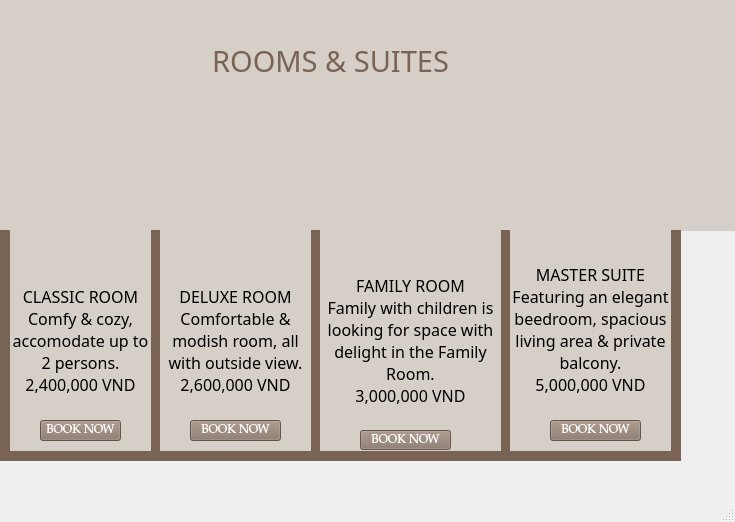
<?xml version="1.0" encoding="UTF-8"?>
<ui version="4.0">
 <class>MainWindow</class>
 <widget class="QMainWindow" name="MainWindow">
  <property name="geometry">
   <rect>
    <x>0</x>
    <y>0</y>
    <width>735</width>
    <height>522</height>
   </rect>
  </property>
  <property name="windowTitle">
   <string>MainWindow</string>
  </property>
  <widget class="QWidget" name="centralwidget">
   <widget class="QLabel" name="label">
    <property name="geometry">
     <rect>
      <x>0</x>
      <y>0</y>
      <width>791</width>
      <height>231</height>
     </rect>
    </property>
    <property name="styleSheet">
     <string notr="true">background-color: rgb(214, 207, 199);</string>
    </property>
    <property name="text">
     <string/>
    </property>
   </widget>
   <widget class="QLabel" name="label_2">
    <property name="geometry">
     <rect>
      <x>0</x>
      <y>230</y>
      <width>681</width>
      <height>231</height>
     </rect>
    </property>
    <property name="styleSheet">
     <string notr="true">background-color: rgb(120, 99, 84);</string>
    </property>
    <property name="text">
     <string/>
    </property>
   </widget>
   <widget class="QLabel" name="label_3">
    <property name="geometry">
     <rect>
      <x>10</x>
      <y>120</y>
      <width>141</width>
      <height>111</height>
     </rect>
    </property>
    <property name="text">
     <string/>
    </property>
    <property name="pixmap">
     <pixmap>../images/image(13).jpg</pixmap>
    </property>
    <property name="scaledContents">
     <bool>true</bool>
    </property>
   </widget>
   <widget class="QLabel" name="label_4">
    <property name="geometry">
     <rect>
      <x>160</x>
      <y>120</y>
      <width>151</width>
      <height>111</height>
     </rect>
    </property>
    <property name="text">
     <string/>
    </property>
    <property name="pixmap">
     <pixmap>../images/image(11).jpg</pixmap>
    </property>
    <property name="scaledContents">
     <bool>true</bool>
    </property>
   </widget>
   <widget class="QLabel" name="label_5">
    <property name="geometry">
     <rect>
      <x>320</x>
      <y>120</y>
      <width>181</width>
      <height>111</height>
     </rect>
    </property>
    <property name="text">
     <string/>
    </property>
    <property name="pixmap">
     <pixmap>../images/image(12).jpg</pixmap>
    </property>
    <property name="scaledContents">
     <bool>true</bool>
    </property>
   </widget>
   <widget class="QLabel" name="label_6">
    <property name="geometry">
     <rect>
      <x>510</x>
      <y>120</y>
      <width>161</width>
      <height>111</height>
     </rect>
    </property>
    <property name="text">
     <string/>
    </property>
    <property name="pixmap">
     <pixmap>../images/image(10).jpg</pixmap>
    </property>
    <property name="scaledContents">
     <bool>true</bool>
    </property>
   </widget>
   <widget class="QLabel" name="label_7">
    <property name="geometry">
     <rect>
      <x>10</x>
      <y>230</y>
      <width>141</width>
      <height>221</height>
     </rect>
    </property>
    <property name="font">
     <font>
      <family>Sitka Display</family>
      <pointsize>12</pointsize>
     </font>
    </property>
    <property name="styleSheet">
     <string notr="true">background-color: rgb(214, 207, 199);</string>
    </property>
    <property name="text">
     <string>CLASSIC ROOM 
Comfy &amp; cozy, accomodate up to 2 persons.
2,400,000 VND</string>
    </property>
    <property name="alignment">
     <set>Qt::AlignCenter</set>
    </property>
    <property name="wordWrap">
     <bool>true</bool>
    </property>
   </widget>
   <widget class="QLabel" name="label_8">
    <property name="geometry">
     <rect>
      <x>160</x>
      <y>230</y>
      <width>151</width>
      <height>221</height>
     </rect>
    </property>
    <property name="font">
     <font>
      <family>Sitka Display</family>
      <pointsize>12</pointsize>
     </font>
    </property>
    <property name="styleSheet">
     <string notr="true">background-color: rgb(214, 207, 199);</string>
    </property>
    <property name="text">
     <string>DELUXE ROOM 
Comfortable &amp; modish room, all with outside view.
2,600,000 VND</string>
    </property>
    <property name="alignment">
     <set>Qt::AlignCenter</set>
    </property>
    <property name="wordWrap">
     <bool>true</bool>
    </property>
   </widget>
   <widget class="QLabel" name="label_9">
    <property name="geometry">
     <rect>
      <x>320</x>
      <y>230</y>
      <width>181</width>
      <height>221</height>
     </rect>
    </property>
    <property name="font">
     <font>
      <family>Sitka Display</family>
      <pointsize>12</pointsize>
     </font>
    </property>
    <property name="styleSheet">
     <string notr="true">
background-color: rgb(214, 207, 199);</string>
    </property>
    <property name="text">
     <string>FAMILY ROOM 
Family with children is looking for space with delight in the Family Room.
3,000,000 VND</string>
    </property>
    <property name="alignment">
     <set>Qt::AlignCenter</set>
    </property>
    <property name="wordWrap">
     <bool>true</bool>
    </property>
   </widget>
   <widget class="QLabel" name="label_10">
    <property name="geometry">
     <rect>
      <x>510</x>
      <y>230</y>
      <width>161</width>
      <height>221</height>
     </rect>
    </property>
    <property name="font">
     <font>
      <family>Sitka Display</family>
      <pointsize>12</pointsize>
     </font>
    </property>
    <property name="styleSheet">
     <string notr="true">background-color: rgb(214, 207, 199);</string>
    </property>
    <property name="text">
     <string>MASTER SUITE 
Featuring an elegant beedroom, spacious living area &amp; private balcony.
5,000,000 VND
</string>
    </property>
    <property name="alignment">
     <set>Qt::AlignCenter</set>
    </property>
    <property name="wordWrap">
     <bool>true</bool>
    </property>
   </widget>
   <widget class="QPushButton" name="pushButtonBookClassic">
    <property name="geometry">
     <rect>
      <x>40</x>
      <y>420</y>
      <width>81</width>
      <height>21</height>
     </rect>
    </property>
    <property name="font">
     <font>
      <family>Palatino Linotype</family>
     </font>
    </property>
    <property name="styleSheet">
     <string notr="true">background-color: rgb(136, 117, 104);
color: rgb(255, 255, 255);</string>
    </property>
    <property name="text">
     <string>BOOK NOW</string>
    </property>
   </widget>
   <widget class="QPushButton" name="pushButtonBookDeluxe">
    <property name="geometry">
     <rect>
      <x>190</x>
      <y>420</y>
      <width>91</width>
      <height>21</height>
     </rect>
    </property>
    <property name="font">
     <font>
      <family>Palatino Linotype</family>
     </font>
    </property>
    <property name="styleSheet">
     <string notr="true">background-color: rgb(136, 117, 104);
color: rgb(255, 255, 255);</string>
    </property>
    <property name="text">
     <string>BOOK NOW</string>
    </property>
   </widget>
   <widget class="QPushButton" name="pushButtonBookFamily">
    <property name="geometry">
     <rect>
      <x>360</x>
      <y>430</y>
      <width>91</width>
      <height>20</height>
     </rect>
    </property>
    <property name="font">
     <font>
      <family>Palatino Linotype</family>
     </font>
    </property>
    <property name="styleSheet">
     <string notr="true">background-color: rgb(136, 117, 104);
color: rgb(255, 255, 255);</string>
    </property>
    <property name="text">
     <string>BOOK NOW</string>
    </property>
   </widget>
   <widget class="QPushButton" name="pushButtonBookMaster">
    <property name="geometry">
     <rect>
      <x>550</x>
      <y>420</y>
      <width>91</width>
      <height>21</height>
     </rect>
    </property>
    <property name="font">
     <font>
      <family>Palatino Linotype</family>
     </font>
    </property>
    <property name="styleSheet">
     <string notr="true">background-color: rgb(136, 117, 104);
color: rgb(255, 255, 255);</string>
    </property>
    <property name="text">
     <string>BOOK NOW</string>
    </property>
   </widget>
   <widget class="QLabel" name="label_11">
    <property name="geometry">
     <rect>
      <x>180</x>
      <y>40</y>
      <width>301</width>
      <height>41</height>
     </rect>
    </property>
    <property name="font">
     <font>
      <family>Perpetua</family>
      <pointsize>22</pointsize>
     </font>
    </property>
    <property name="styleSheet">
     <string notr="true">color: rgb(120, 99, 84);</string>
    </property>
    <property name="text">
     <string>ROOMS &amp; SUITES</string>
    </property>
    <property name="alignment">
     <set>Qt::AlignCenter</set>
    </property>
   </widget>
  </widget>
  <widget class="QMenuBar" name="menubar">
   <property name="geometry">
    <rect>
     <x>0</x>
     <y>0</y>
     <width>735</width>
     <height>26</height>
    </rect>
   </property>
  </widget>
  <widget class="QStatusBar" name="statusbar"/>
 </widget>
 <resources/>
 <connections/>
</ui>
